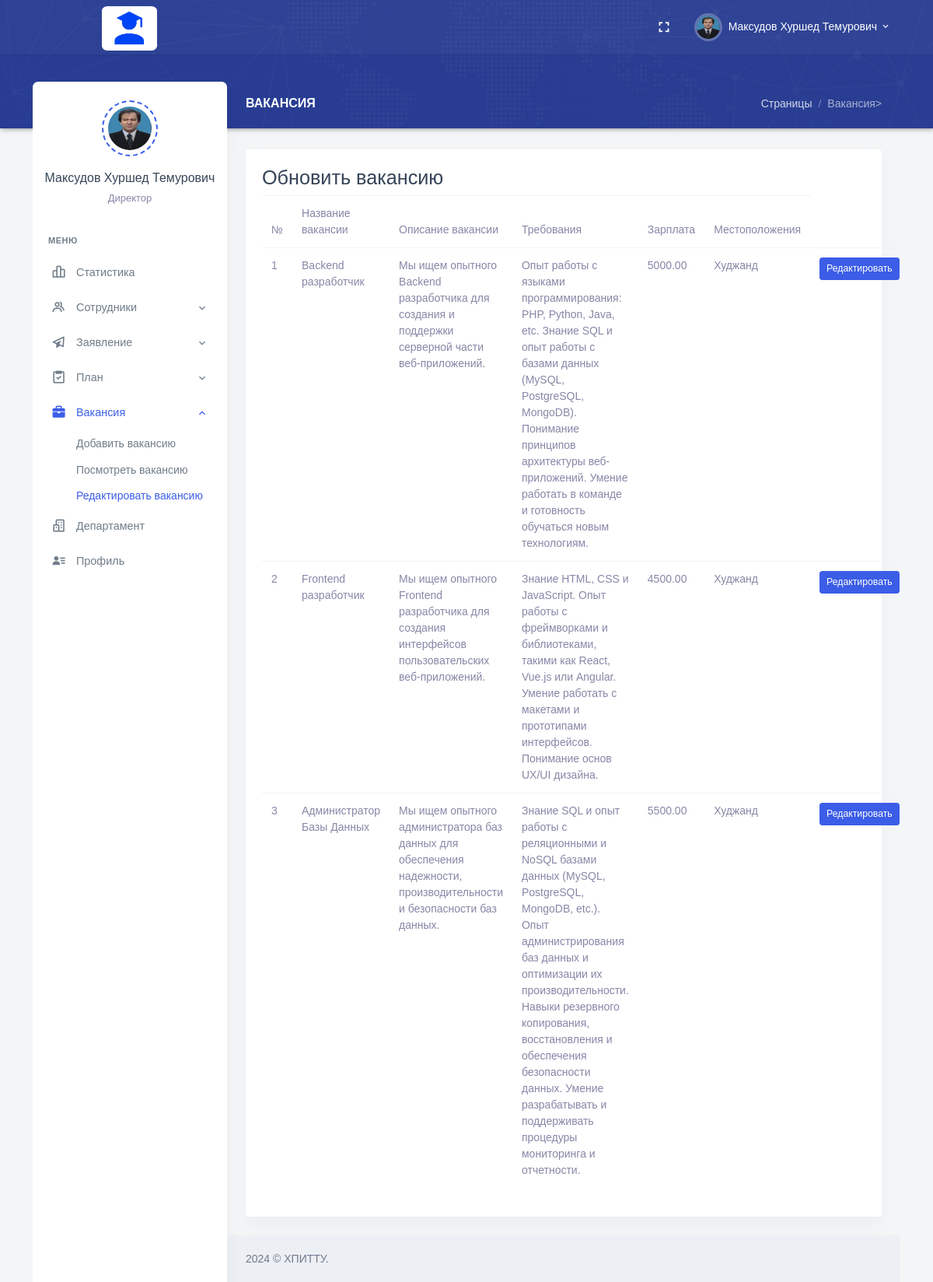
/HR/list-vacansies.php (signed in), run on the app's committed database.
### tables this page shows
CREATE TABLE `employees` (
  `Employee_Id` int NOT NULL AUTO_INCREMENT,
  `Full_Name` varchar(255) DEFAULT NULL,
  `Date_of_Birth` date DEFAULT NULL,
  `Place_of_Birth` varchar(255) DEFAULT NULL,
  `Position_Id` int DEFAULT NULL,
  `Degree_Id` int DEFAULT NULL,
  `Faculty_Id` int DEFAULT NULL,
  `Department_Id` int DEFAULT NULL,
  `User_Role_Id` int DEFAULT NULL,
  `Email` varchar(255) DEFAULT NULL,
  `Phone_Number` varchar(20) DEFAULT NULL,
  `Employee_Number` varchar(20) DEFAULT NULL,
  `Date_Added` date DEFAULT NULL,
  `Path_Photo` varchar(255) DEFAULT NULL,
  `Username` varchar(255) DEFAULT NULL,
  `Password` varchar(255) DEFAULT NULL,
  PRIMARY KEY (`Employee_Id`),
  KEY `Degree_Id` (`Degree_Id`),
  KEY `Faculty_Id` (`Faculty_Id`),
  KEY `Department_Id` (`Department_Id`),
  KEY `User_Role_Id` (`User_Role_Id`),
  KEY `employees_ibfk_1` (`Position_Id`),
  CONSTRAINT `employees_ibfk_1` FOREIGN KEY (`Position_Id`) REFERENCES `positions` (`Position_Id`) ON DELETE CASCADE ON UPDATE CASCADE,
  CONSTRAINT `employees_ibfk_2` FOREIGN KEY (`Degree_Id`) REFERENCES `degrees` (`Degree_Id`) ON DELETE CASCADE ON UPDATE CASCADE,
  CONSTRAINT `employees_ibfk_3` FOREIGN KEY (`Faculty_Id`) REFERENCES `faculties` (`Faculty_Id`) ON DELETE CASCADE ON UPDATE CASCADE,
  CONSTRAINT `employees_ibfk_4` FOREIGN KEY (`Department_Id`) REFERENCES `departments` (`Department_Id`) ON DELETE CASCADE ON UPDATE CASCADE,
  CONSTRAINT `employees_ibfk_5` FOREIGN KEY (`User_Role_Id`) REFERENCES `user_roles` (`User_Role_Id`) ON DELETE CASCADE ON UPDATE CASCADE
);

CREATE TABLE `positions` (
  `Position_Id` int NOT NULL,
  `Position_Name` varchar(255) DEFAULT NULL,
  PRIMARY KEY (`Position_Id`)
);

CREATE TABLE `vacancies` (
  `Vacancy_Id` int NOT NULL AUTO_INCREMENT,
  `Vacancy_Title` varchar(255) NOT NULL,
  `Description` text NOT NULL,
  `Requirements` text NOT NULL,
  `Salary` decimal(10,2) NOT NULL,
  `Location` varchar(255) NOT NULL,
  `Created_At` timestamp NULL DEFAULT CURRENT_TIMESTAMP,
  PRIMARY KEY (`Vacancy_Id`)
);

### HR/list-vacansies.php (the view, shortened to what this page needs)
<?php
require_once "header.php";
?>
<div class="main-content">
    <div class="page-content">
        <div class="row">
            <div class="col-12">
                <div class="page-title-box d-flex align-items-center justify-content-between">
                    <h4 class="page-title mb-0 font-size-18">Вакансия</h4>
                    <div class="page-title-right">
                        <ol class="breadcrumb m-0">
                            <li class="breadcrumb-item"><a href="javascript: void(0);">Страницы</a></li>
                            <li class="breadcrumb-item active">Вакансия>
                        </ol>
                    </div>
                </div>
            </div>
        </div>
        <div class="row">
            <div class="col-lg-12">
                <div class="card">
                    <div class="card-body">
                        <h3>Обновить вакансию</h3>
                            <?php
require_once "../conn.php";
$sql = "SELECT * FROM vacancies";
$result = $conn->query($sql);
$counter = 1;
if ($result->num_rows > 0) {
    echo "<table id=\"vacanciesTable\" class=\"table\">";
    echo "<thead>";
    echo "<tr>";
    echo "<th>№</th>";
    echo "<th>Название вакансии</th>";
    echo "<th>Описание вакансии</th>";
    echo "<th>Требования</th>";
    echo "<th>Зарплата</th>";
    echo "<th>Местоположения</th>";
    echo "</tr>";
    echo "</thead>";
    echo "<tbody>";
    while ($row = $result->fetch_assoc()) {
        echo "<tr data-id='" . $row['Vacancy_Id'] . "'>";
        echo "<td>" . $counter . "</td>";
        echo "<td>" . $row['Vacancy_Title'] . "</td>";
        echo "<td>" . $row['Description'] . "</td>";
        echo "<td>" . $row['Requirements'] . "</td>";
        echo "<td>" . $row['Salary'] . "</td>";
        echo "<td>" . $row['Location'] . "</td>";
        echo "<td>";
        echo "<a href='edit-vacancies.php?Vacancy_Id=" . $row['Vacancy_Id'] . "' class='btn btn-sm btn-primary editVacancyButton'>Редактировать</a>";
        echo "</td>";
        echo "</tr>";
        $counter++;
    }
    echo "</tbody>";
    echo "</table>";
} else {
    echo "0 результатов";
}
?>
                  </div>
                </div>
            </div>
        </div>
    </div>
    <?php
require_once "footer.php";
?>

### HR/header.php (shortened to what this page needs)
<?php
    require_once "../conn.php";
    $sql_command = "SELECT e.*, p.Position_Name, e.Path_Photo
    FROM employees e
    INNER JOIN positions p ON e.Position_Id = p.Position_Id
    WHERE e.Username = '{$_SESSION['Username']}'";
$result = mysqli_query($conn, $sql_command);
if (mysqli_num_rows($result) > 0) {
while ($rows = mysqli_fetch_assoc($result)) {
$Full_Name = ucwords($rows["Full_Name"]);
$Position_Name = $rows["Position_Name"];
$Path_Photo = $rows["Path_Photo"];
}
}
?>
<!doctype html>
<html lang="en">
<head>
    <link href="/assets/css/bootstrap.min.css" id="bootstrap-style" rel="stylesheet" type="text/css" />
    <link href="/assets/css/app.min.css" id="app-style" rel="stylesheet" type="text/css" />
    <link href="/assets/libs/datatables.net-bs4/css/dataTables.bootstrap4.min.css" rel="stylesheet" type="text/css" />
    <link href="/assets/libs/datatables.net-buttons-bs4/css/buttons.bootstrap4.min.css" rel="stylesheet"
        type="text/css" />
    <link href="/assets/libs/datatables.net-responsive-bs4/css/responsive.bootstrap4.min.css" rel="stylesheet"
        type="text/css" />
    <link href="/assets/css/icons.min.css" rel="stylesheet" type="text/css" />
</head>
<body data-layout="detached" data-topbar="colored">
<div class="container-fluid">
        <div id="layout-wrapper">
        <header id="page-topbar" class="fixed-top">
                <div class="navbar-header">
                    <div class="container-fluid">
                        <div class="float-end">
                            <div class="dropdown d-none d-lg-inline-block ms-1">
                                <button type="button" class="btn header-item noti-icon waves-effect"
                                    data-toggle="fullscreen">
                                    <i class="mdi mdi-fullscreen"></i>
                                </button>
                            </div>
                            <div class="dropdown d-inline-block">
                                <button type="button" class="btn header-item waves-effect"
                                    id="page-header-user-dropdown" data-bs-toggle="dropdown" aria-haspopup="true"
                                    aria-expanded="false">
                                    <img class="rounded-circle header-profile-user"
                                        src="../Personal/upload/<?php if(!empty($Path_Photo)){ echo $Path_Photo; }else{ echo "1.jpg"; } ?>" alt="Header Avatar">
                                    <span class="d-none d-xl-inline-block ms-1"><?php echo $Full_Name; ?></span>
                                    <i class="mdi mdi-chevron-down d-none d-xl-inline-block"></i>
                                </button>
                            </div>
                        </div>
                        <div>
                            <div class="navbar-brand-box">
                                <a href="index.php" class="logo logo-light" style="margin-left: 65px;">
                                    <span class="logo-lg">
                                        <img src="/assets/images/LogoEX.png" alt="" height="57"
                                            style="border-radius: 10%;">
                                    </span>
                                </a>
                            </div>
                        </div>
                    </div>
            </header>
            <div class="vertical-menu">
                <div class="h-100">
                    <div class="user-wid text-center py-4">
                        <div class="user-img">
                            <img src="../Personal/upload/<?php if(!empty($Path_Photo)){ echo $Path_Photo; }else{ echo "1.jpg"; } ?>" alt=""
                                class="avatar-md mx-auto rounded-circle">
                        </div>
                        <div class="mt-3">
                            <a href="#" class="text-reset fw-medium font-size-16"><?php echo $Full_Name; ?></a>
                            <p class="text-muted mt-1 mb-0 font-size-13"><?php echo $Position_Name; ?></p>
                        </div>
                    </div>
                    <div id="sidebar-menu">
                        <ul class="metismenu list-unstyled" id="side-menu">
                            <li class="menu-title">Меню</li>
                            <li>
                                <a href="index.php" class="waves-effect">
                                    <i class="bx bx-bar-chart-alt-2"></i>
                                    <span>Статистика</span>
                                </a>
                            </li>
                            <li>
                                <a href="javascript: void(0);" class="has-arrow waves-effect">
                                    <i class="bx bx-group"></i>
                                    <span>Сотрудники</span>
                                </a>
                            </li>
                            <li>
                                <a href="javascript: void(0);" class="has-arrow waves-effect">
                                    <i class="bx bx-paper-plane"></i>
                                    <span>Заявление</span>
                                </a>
                            </li>
                            <li>
                                <a href="javascript: void(0);" class="has-arrow waves-effect">
                                    <i class="bx bx-task"></i>
                                    <span>План</span>
                                </a>
                            </li>
                            <li>
                                <a href="javascript: void(0);" class="has-arrow waves-effect">
                                    <i class="bx bxs-briefcase"></i>
                                    <span>Вакансия</span>
                                </a>
                                <ul class="sub-menu" aria-expanded="false">
                                    <li><a href="add-vacansies.php">Добавить вакансию</a></li>
                                    <li><a href="/vacansiy.php">Посмотреть вакансию</a></li>
                                    <li><a href="list-vacansies.php">Редактировать вакансию</a></li>
                                </ul>
                            </li>
                            <li>
                                <a href="departament.php" class="waves-effect">
                                    <i class="bx bx-buildings"></i>
                                    <span>Департамент</span>
                                </a>
                            </li>
                            <li>
                                <a href="profile.php" class="waves-effect">
                                    <i class="bx bxs-user-detail"></i>
                                    <span>Профиль</span>
                                </a>
                            </li>
                    </div>
                </div>
            </div>

### HR/header.php (style rules this page uses)
.fixed-top { position: fixed; width: 100%; z-index: 1030; }

### data on the page
employees: Path_Photo (picture), Full_Name "Максудов Хуршед Темурович", Position_Id.Position_Name "Директор"
vacancies: Vacancy_Title "Backend разработчик", Description "Мы ищем опытного Backend разработчика для создания и поддержки серверной части веб-приложений.", Requirements "Опыт работы с языками программирования: PHP, Python, Java, etc. Знание SQL и опыт работы с базами данных (MySQL, PostgreSQL, MongoDB). Понимание принципов архитектуры веб-приложений. Умение работать в команде и готовность обучаться новым технологиям.", Salary "5000.00", Location "Худжанд"
vacancies: Vacancy_Title "Frontend разработчик", Description "Мы ищем опытного Frontend разработчика для создания интерфейсов пользовательских веб-приложений.", Requirements "Знание HTML, CSS и JavaScript. Опыт работы с фреймворками и библиотеками, такими как React, Vue.js или Angular. Умение работать с макетами и прототипами интерфейсов. Понимание основ UX/UI дизайна.", Salary "4500.00", Location "Худжанд"
vacancies: Vacancy_Title "Администратор Базы Данных", Description "Мы ищем опытного администратора баз данных для обеспечения надежности, производительности и безопасности баз данных.", Requirements "Знание SQL и опыт работы с реляционными и NoSQL базами данных (MySQL, PostgreSQL, MongoDB, etc.). Опыт администрирования баз данных и оптимизации их производительности. Навыки резервного копирования, восстановления и обеспечения безопасности данных. Умение разрабатывать и поддерживать процедуры мониторинга и отчетности.", Salary "5500.00", Location "Худжанд"
